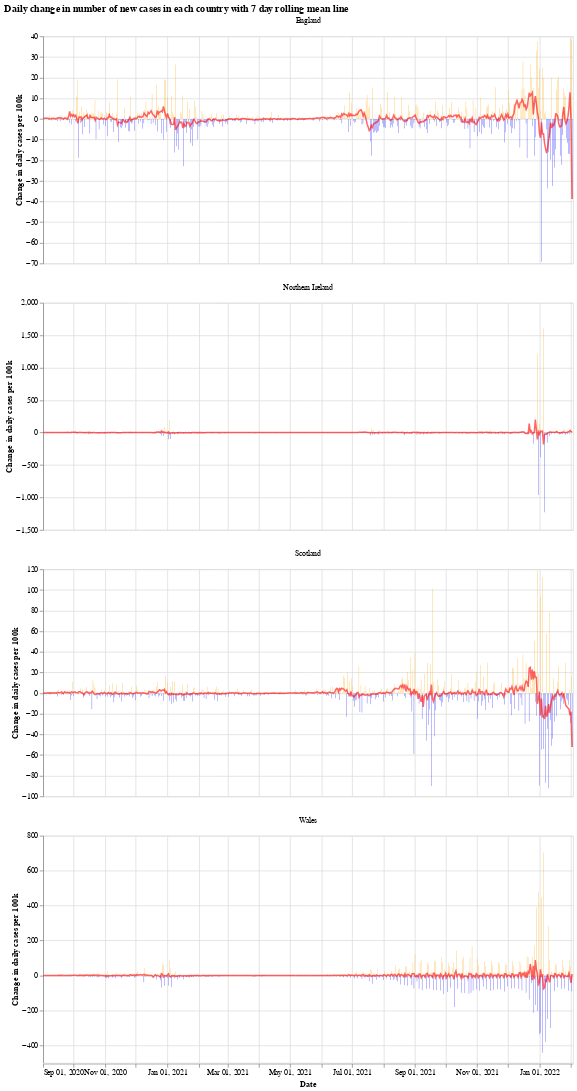

The notebook cell saved with this chart:
### Markdown cell above
We will use the Python library `Altair` for visualising the data, see the [altair docs](https://altair-viz.github.io/) for more information.

First we have a graph which shows the daily change in the number of new cases for each country. This number jumps up and down all over the place, which is likely due to delay in reporting of new cases over the weekend. Another interesting thing is that it looks like the daily cases in Wales experienced a much shorter period of calm over the summer (calm in the sense of daily cases not jumping up and down).

The orange bars are days when the number of new cases (per 100k population) was more than the previous day, while the blue are days when the number of new cases dropped. The red line is the 7 day moving average. 

When the moving average line is below 0, it means that there is a consistent drop in new cases. We can see this clearly happening around the times that lockdowns were introduced (though, to varying degrees). I will update the graphs soon with a marker of when each lockdown started.

### Code cell
# collapse
import altair as alt

bars = alt.Chart(uk_cases).mark_bar().encode(
    x=alt.X("yearmonthdate(date):T", axis=alt.Axis(title='Date')),
    y=alt.Y("casesChangeRate:Q", axis=alt.Axis(title='Change in daily cases per 100k')),
    tooltip='casesChange',
    color=alt.condition(
        alt.datum.casesChangeRate > 0,
        alt.value("orange"),  # The positive color
        alt.value("blue")  # The negative color
    )
).properties(title='Daily change in number of new cases with 7 day rolling mean',width=700).interactive()

line = alt.Chart(uk_cases).mark_line(
    color='red',
    size=2,
    opacity=0.6
).transform_window(
    rolling_mean='mean(casesChangeRate)',
    frame=[0, 7],
    groupby=['areaName']
).encode(
    x='yearmonthdate(date):T',
    y='rolling_mean:Q'
)

alt.layer(bars, line, data=uk_cases).facet(alt.Column(
    'areaName', title=''), columns=1).resolve_scale(y='independent').properties(title='Daily change in number of new cases in each country with 7 day rolling mean line')

### Figure 1 — Vega-Lite specification as saved in the notebook (floating-point values rounded to 4 significant figures; data arrays with more than 128 entries replaced by an {"elided": "..."} marker saying what was removed)
{"config": {"view": {"continuousWidth": 400, "continuousHeight": 300}}, "data": {"name": "data-85966e4c2e8a4aa97a01fc827bb04493"}, "facet": {"type": "nominal", "field": "areaName", "title": ""}, "spec": {"layer": [{"mark": "bar", "encoding": {"color": {"condition": {"value": "orange", "test": "(datum.casesChangeRate > 0)"}, "value": "blue"}, "tooltip": {"type": "quantitative", "field": "casesChange"}, "x": {"type": "temporal", "axis": {"title": "Date"}, "field": "date", "timeUnit": "yearmonthdate"}, "y": {"type": "quantitative", "axis": {"title": "Change in daily cases per 100k"}, "field": "casesChangeRate"}}, "selection": {"selector001": {"type": "interval", "bind": "scales", "encodings": ["x", "y"]}}, "title": "Daily change in number of new cases with 7 day rolling mean", "width": 700}, {"mark": {"type": "line", "color": "red", "opacity": 0.6, "size": 2}, "encoding": {"x": {"type": "temporal", "field": "date", "timeUnit": "yearmonthdate"}, "y": {"type": "quantitative", "field": "rolling_mean"}}, "transform": [{"window": [{"op": "mean", "field": "casesChangeRate", "as": "rolling_mean"}], "frame": [0, 7], "groupby": ["areaName"]}]}]}, "columns": 1, "resolve": {"scale": {"y": "independent"}}, "title": "Daily change in number of new cases in each country with 7 day rolling mean line", "$schema": "https://vega.github.io/schema/vega-lite/v4.8.1.json", "datasets": {"data-85966e4c2e8a4aa97a01fc827bb04493": {"elided": "2080 records"}}}
